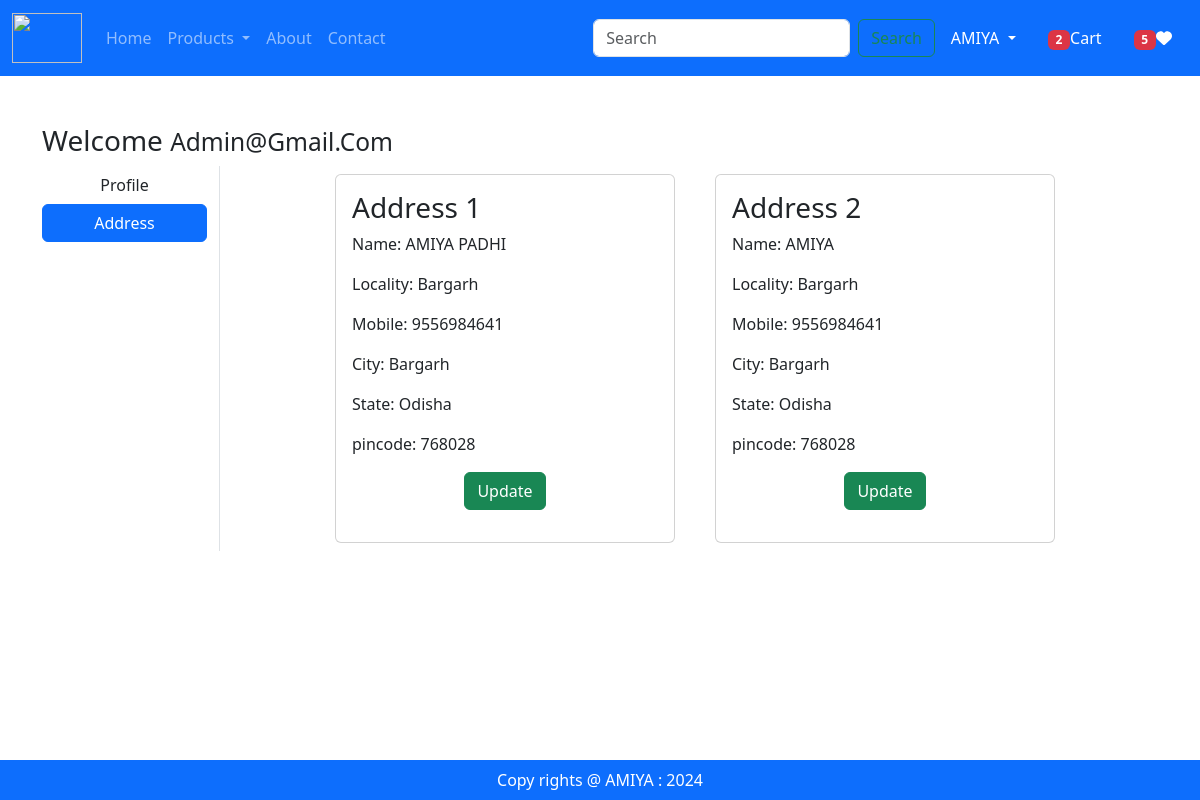
The page /address/ (signed in) on the database its author committed.
### app/models.py (models this page shows, shortened)
class Customer(models.Model):
    user = models.ForeignKey(User, on_delete=models.CASCADE)
    name = models.CharField(max_length=200)
    locality = models.CharField(max_length=200)
    city = models.CharField(max_length=200)
    mobile = models.IntegerField(default=0)
    zipcode = models.IntegerField()
    state = models.CharField(choices=STATE_CHOICES, max_length=100)

### app/views.py (the view)
# urls.py: path("address/", views.address,name='address'),
@login_required
def address(request):
    add = Customer.objects.filter(user=request.user)
    totalitem = 0
    wishitem = 0
    if request.user.is_authenticated:
        totalitem = len(Cart.objects.filter(user=request.user))
        wishitem = len(Wishlist.objects.filter(user=request.user))
    return render(request,'app/address.html',locals())

### app/templates/app/address.html (shortened to what this page needs)
{% extends "app/base.html" %}
{% load static %}
{% block main-content %}
<div class="container my-5">
    <div class="row my-5">
        <h3>Welcome <small class="text-capitalize">{{request.user}}</small></h3>
        <div class="col-sm-2 border-end">
            <ul class="list-unstyled">
                <li class="d-grid"><a href="{% url "profile" %}" class="btn ">Profile</a></li>
                <li class="d-grid"><a href="{% url "address" %}" class="btn btn-primary">Address</a></li>
            </ul>
        </div>
        <div class="col-sm-8 offset-sm-1">
            <div class="row">
                {% for ad in add %}
                    <div class="col-sm-6">
                        <div class="card m-2">
                            <div class="card-body">
                                <h3>Address {{forloop.counter}}</h3>
                                <p>Name: {{ad.name}}</p>
                                <p>Locality: {{ad.locality}}</p>
                                <p>Mobile: {{ad.mobile}}</p>
                                <p>City: {{ad.city}}</p>
                                <p>State: {{ad.state}}</p>
                                <p>pincode: {{ad.zipcode}}</p>
                                <p class="text-center"><a href="{% url "updateAddress" pk=ad.id %}"
                                type="button" class="btn btn-success">Update</a></p>
                            </div>
                        </div>
                    </div>
                {% endfor %}
            </div>
        </div>
{% endblock main-content %}

### rows shown on the page
Customer: name "AMIYA PADHI", locality "Bargarh", mobile "9556984641", city "Bargarh", state "Odisha", zipcode "768028"
Customer: name "AMIYA", locality "Bargarh", mobile "9556984641", city "Bargarh", state "Odisha", zipcode "768028"

### other values the page prints
{{ totalitem }} "2"
{{ wishitem }} "5"
{{ request.user }} "Admin@gmail.com"
